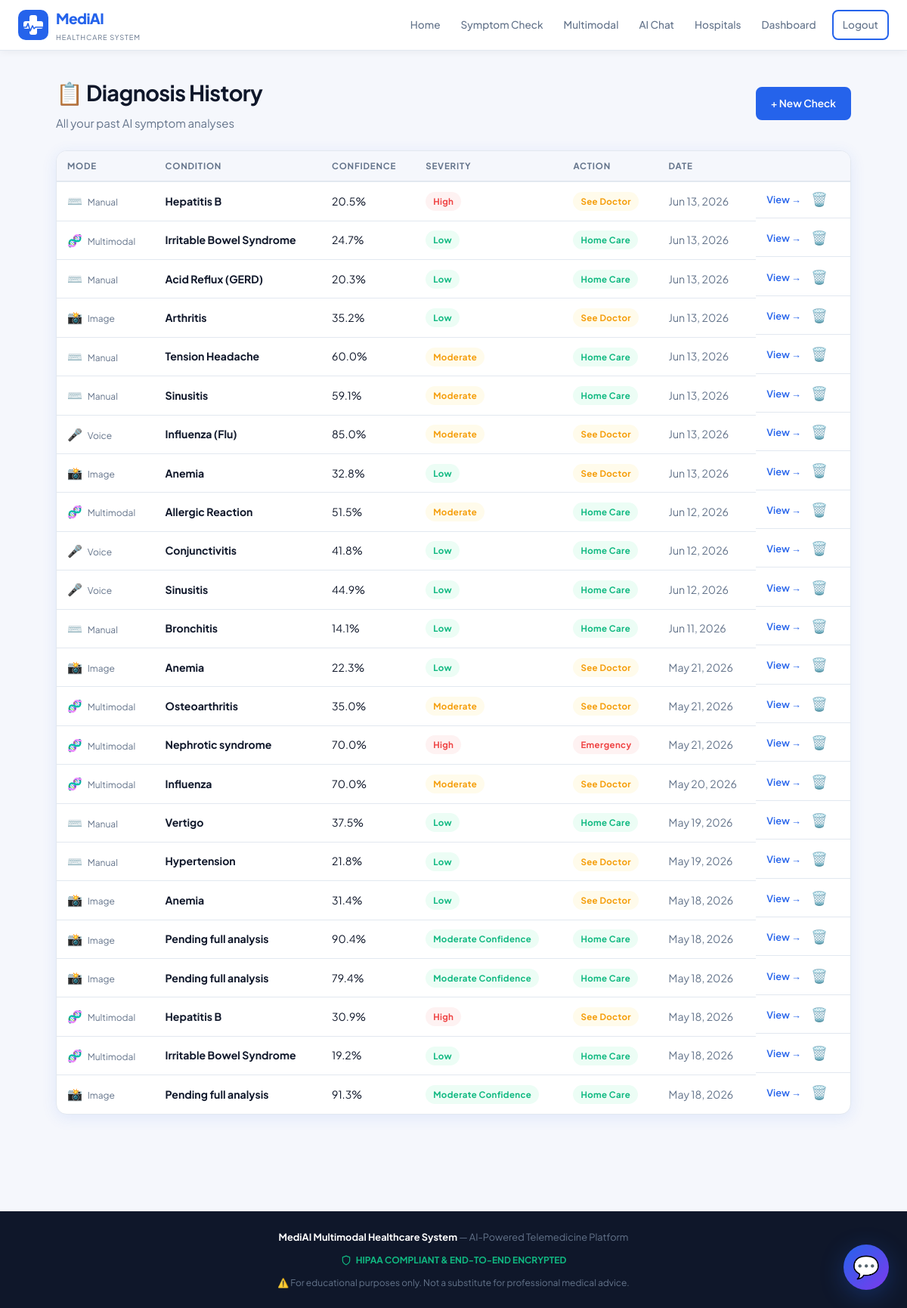
The app's page /history/ (signed in) with its own data.
### checker/models.py (models this page shows, shortened)
class SymptomCheck(models.Model):
    user = models.ForeignKey(User, on_delete=models.SET_NULL, null=True, blank=True)
    symptoms_selected = models.TextField()
    input_mode = models.CharField(
        max_length=20,
        default='manual',
        choices=[
            ('manual', 'Manual'),
            ('voice', 'Voice'),
            ('image', 'Image'),
            ('video', 'Video'),
            ('multimodal', 'Multimodal')
        ]
    )
    voice_transcript = models.TextField(blank=True)
    image_path = models.CharField(max_length=300, blank=True)
    video_path = models.CharField(max_length=300, blank=True)
    predicted_disease = models.CharField(max_length=200)
    all_predictions = models.TextField(blank=True)
    model_used = models.CharField(max_length=50)
    confidence = models.FloatField(default=0.0)
    precautions = models.TextField(blank=True)
    home_care = models.TextField(blank=True)
    medications = models.TextField(blank=True)
    severity = models.CharField(max_length=30, default='Moderate Confidence')
    action_level = models.CharField(max_length=20, default='home_care')
    patient_age = models.IntegerField(null=True, blank=True)
    patient_bmi = models.FloatField(null=True, blank=True)
    patient_gender = models.CharField(max_length=20, blank=True)
    created_at = models.DateTimeField(auto_now_add=True)
    class Meta:
        ordering = ['-created_at']

### checker/views.py (the view)
# urls.py: path('history/',               views.history_view,          name='history'),
@login_required
def history_view(request):
    records = SymptomCheck.objects.filter(user=request.user)[:30]
    return render(request,'checker/history.html',{
        'records':records,'patient':_profile(request)
    })

### checker/templatetags/checker_tags.py (called while the page is built)
@register.filter(name='sym_label')
def sym_label(value):
    return value.replace('_', ' ').title()

### checker/views.py (called while the page is built)
def _profile(request):
    if not request.user.is_authenticated: return None
    try: return request.user.patient_profile
    except: return None

### checker/templates/checker/history.html (shortened to what this page needs)
{% extends 'checker/base.html' %}
{% load checker_tags %}
{% block content %}
<div class="hist-wrap">
  <div style="display:flex;align-items:center;justify-content:space-between;margin-bottom:24px">
    <div>
      <h1 style="font-size:1.8rem">📋 Diagnosis History</h1>
      <p style="color:var(--muted);margin-top:4px">All your past AI symptom analyses</p>
    </div>
    <a href="{% url 'symptom_checker' %}" class="btn btn-primary">+ New Check</a>
  </div>
  {% if records %}
  <div class="card" style="padding:0;overflow:hidden">
    <div style="overflow-x:auto">
      <table class="hist-table">
        <thead>
          <tr>
            <th>Mode</th><th>Condition</th><th>Confidence</th>
            <th>Severity</th><th>Action</th><th>Date</th><th></th>
          </tr>
        </thead>
        <tbody>
          {% for r in records %}
          <tr>
            <td>
              <span class="mode-icon">
                {% if r.input_mode == 'voice' %}🎤{% elif r.input_mode == 'image' %}📸{% elif r.input_mode == 'video' %}🎥{% elif r.input_mode == 'multimodal' %}🧬{% else %}⌨️{% endif %}
              </span>
              <span style="font-size:.75rem;color:var(--muted);margin-left:4px">{{ r.input_mode|title }}</span>
            </td>
            <td><strong>{{ r.predicted_disease }}</strong></td>
            <td>{{ r.confidence }}%</td>
            <td>
              <span class="badge {% if r.severity == 'High' %}badge-danger{% elif r.severity == 'Moderate' %}badge-warn{% else %}badge-success{% endif %}">
                {{ r.severity }}
              </span>
            </td>
            <td>
              <span class="badge {% if r.action_level == 'emergency' %}badge-danger{% elif r.action_level == 'see_doctor' %}badge-warn{% else %}badge-success{% endif %}">
                {{ r.action_level|sym_label }}
              </span>
            </td>
            <td style="color:var(--muted)">{{ r.created_at|date:"M d, Y" }}</td>
            <td style="display:flex; gap: 8px; align-items: center;">
              <a href="{% url 'result' r.id %}" class="row-link">View →</a>
              <form method="post" action="{% url 'delete_history' r.id %}" onsubmit="return confirm('Delete this record?')" style="margin:0;">
                <button type="submit" style="background:none;border:none;color:var(--danger);cursor:pointer;font-size:1.1rem;padding:0 5px;" title="Delete">🗑️</button>
              </form>
            </td>
          </tr>
          {% endfor %}
        </tbody>
      </table>
    </div>
  </div>
  {% endif %}
</div>
{% endblock %}

### checker/templates/checker/base.html (shortened to what this page needs)
<!DOCTYPE html>
<html lang="en">
<head>
  {% load static %}
</head>
<body>
<nav>
  <div class="nav-inner">
    <a href="{% url 'home' %}" class="logo">
      <div><div class="logo-name">MediAI</div><div class="logo-sub">Healthcare System</div></div>
    </a>
    <div class="nav-links">
      <a href="{% url 'home' %}">Home</a>
      <a href="{% url 'symptom_checker' %}">Symptom Check</a>
      <a href="{% url 'multimodal' %}">Multimodal</a>
      <a href="{% url 'chatbot' %}">AI Chat</a>
      <a href="{% url 'hospitals' %}">Hospitals</a>
      {% if user.is_authenticated %}
        <a href="{% url 'dashboard' %}">Dashboard</a>
        <a href="{% url 'logout' %}" class="btn btn-outline btn-sm" style="margin-left:6px">Logout</a>
      {% else %}
        <a href="{% url 'login' %}">Login</a>
        <a href="{% url 'register' %}" class="btn btn-primary btn-sm" style="margin-left:6px">Register</a>
      {% endif %}
    </div>
  </div>
</nav>
<main>{% block content %}{% endblock %}</main>
<footer>
  <strong>MediAI Multimodal Healthcare System</strong> &mdash; AI-Powered Telemedicine Platform<br>
  <div style="display:flex;align-items:center;justify-content:center;gap:6px;margin:10px 0;font-size:0.75rem;color:#10b981;font-weight:700">
    <svg width="14" height="14" viewBox="0 0 24 24" fill="none" stroke="currentColor" stroke-width="2" stroke-linecap="round" stroke-linejoin="round"><path d="M12 22s8-4 8-10V5l-8-3-8 3v7c0 6 8 10 8 10z"></path></svg>
    HIPAA COMPLIANT & END-TO-END ENCRYPTED
  </div>
  <span style="font-size:.75rem;margin-top:4px;display:block">⚠️ For educational purposes only. Not a substitute for professional medical advice.</span>
</footer>
  <button class="chat-widget-btn" onclick="toggleWidget()">💬</button>
</body>
</html>

### checker/templates/checker/base.html (style rules this page uses)
:root { --bg:#f5f7fc;--surface:#fff;--primary:#2563eb;--primary-d:#1d4ed8;--primary-l:#eff6ff; --accent:#10b981;--accent-l:#ecfdf5;--danger:#ef4444;--danger-l:#fef2f2; --warn:#f59e0b;--warn-l:#fffbeb;--purple:#7c3aed;--purple-l:#f5f3ff; --text:#0f172a;--muted:#64748b;--border:#e2e8f0; --shadow:0 4px 20px rgba(37,99,235,.10);--radius:14px;--radius-sm:8px; }
*,*::before,*::after { box-sizing:border-box;margin:0;padding:0 }
html { scroll-behavior:smooth }
body { font-family:'Plus Jakarta Sans',sans-serif;background:var(--bg);color:var(--text); min-height:100vh;display:flex;flex-direction:column;font-size:15px;line-height:1.65 }
h1,h2,h3,h4,h5 { font-family:'Plus Jakarta Sans',sans-serif;font-weight:700;letter-spacing:-.02em }
nav { background:var(--surface);border-bottom:1px solid var(--border); position:sticky;top:0;z-index:200;box-shadow:0 2px 10px rgba(0,0,0,.05) }
.nav-inner { max-width:1260px;margin:0 auto;display:flex;align-items:center; justify-content:space-between;padding:0 24px;height:66px }
.logo { display:flex;align-items:center;gap:10px;text-decoration:none }
.logo-mark { width:40px;height:40px;flex-shrink:0 }
.logo-name { font-family:'Plus Jakarta Sans',sans-serif;font-size:1.2rem;font-weight:800; color:var(--primary);letter-spacing:-.03em }
.logo-sub { font-size:.58rem;color:var(--muted);text-transform:uppercase;letter-spacing:.1em;margin-top:1px }
.nav-links { display:flex;align-items:center;gap:3px }
.nav-links a { padding:7px 12px;border-radius:var(--radius-sm);text-decoration:none; color:var(--muted);font-weight:500;font-size:.85rem;transition:all .18s }
.btn { display:inline-flex;align-items:center;gap:6px;padding:9px 18px;border-radius:var(--radius-sm); font-weight:600;font-size:.85rem;cursor:pointer;text-decoration:none;border:none; transition:all .2s;font-family:'Plus Jakarta Sans',sans-serif }
.btn-primary { background:var(--primary);color:#fff!important;border:2px solid var(--primary) }
.btn-outline { background:transparent;color:var(--primary);border:2px solid var(--primary) }
.btn-sm { padding:6px 12px;font-size:.78rem }
main { flex:1 }
.card { background:var(--surface);border-radius:var(--radius);box-shadow:var(--shadow); padding:26px;border:1px solid var(--border) }
.badge { display:inline-block;padding:3px 10px;border-radius:999px; font-size:.72rem;font-weight:700;letter-spacing:.03em }
.badge-success { background:var(--accent-l);color:var(--accent) }
.badge-warn { background:var(--warn-l);color:var(--warn) }
.badge-danger { background:var(--danger-l);color:var(--danger) }
footer { background:#0f172a;color:#64748b;padding:24px;text-align:center;font-size:.8rem;margin-top:48px }
footer strong { color:#fff }
.chat-widget-btn { position: fixed; bottom: 24px; right: 24px; width: 60px; height: 60px; border-radius: 50%; background: linear-gradient(135deg, var(--primary), var(--purple)); color: #fff; border: none; cursor: pointer; box-shadow: 0 8px 32px rgba(37, 99, 235, 0.3); display: flex; align-items: center; justify-content: center; font-size: 1.8rem; z-index: 1000; transition: all 0.3s; animation: pulseBtn 2s infinite; }

### checker/templates/checker/history.html (style rules this page uses)
.hist-wrap { max-width:1100px;margin:0 auto;padding:32px 24px 80px }
.hist-table { width:100%;border-collapse:collapse }
.hist-table th { text-align:left;font-size:.72rem;font-weight:700;text-transform:uppercase;letter-spacing:.07em; color:var(--muted);padding:10px 14px;border-bottom:2px solid var(--border);background:var(--bg) }
.hist-table td { padding:12px 14px;border-bottom:1px solid var(--border);font-size:.88rem }
.hist-table tr:last-child td { border-bottom:none }
.mode-icon { font-size:1rem }
a.row-link { color:var(--primary);font-weight:600;text-decoration:none;font-size:.8rem }

### records on screen
SymptomCheck: input_mode "Manual", predicted_disease "Hepatitis B", confidence "20.5", severity "High", action_level|sym_label "See Doctor", created_at "Jun 13, 2026"
SymptomCheck: input_mode "Multimodal", predicted_disease "Irritable Bowel Syndrome", confidence "24.7", severity "Low", action_level|sym_label "Home Care", created_at "Jun 13, 2026"
SymptomCheck: input_mode "Manual", predicted_disease "Acid Reflux (GERD)", confidence "20.3", severity "Low", action_level|sym_label "Home Care", created_at "Jun 13, 2026"
SymptomCheck: input_mode "Image", predicted_disease "Arthritis", confidence "35.2", severity "Low", action_level|sym_label "See Doctor", created_at "Jun 13, 2026"
SymptomCheck: input_mode "Manual", predicted_disease "Tension Headache", confidence "60.0", severity "Moderate", action_level|sym_label "Home Care", created_at "Jun 13, 2026"
SymptomCheck: input_mode "Manual", predicted_disease "Sinusitis", confidence "59.1", severity "Moderate", action_level|sym_label "Home Care", created_at "Jun 13, 2026"
SymptomCheck: input_mode "Voice", predicted_disease "Influenza (Flu)", confidence "85.0", severity "Moderate", action_level|sym_label "See Doctor", created_at "Jun 13, 2026"
SymptomCheck: input_mode "Image", predicted_disease "Anemia", confidence "32.8", severity "Low", action_level|sym_label "See Doctor", created_at "Jun 13, 2026"
SymptomCheck: input_mode "Multimodal", predicted_disease "Allergic Reaction", confidence "51.5", severity "Moderate", action_level|sym_label "Home Care", created_at "Jun 12, 2026"
SymptomCheck: input_mode "Voice", predicted_disease "Conjunctivitis", confidence "41.8", severity "Low", action_level|sym_label "Home Care", created_at "Jun 12, 2026"
SymptomCheck: input_mode "Voice", predicted_disease "Sinusitis", confidence "44.9", severity "Low", action_level|sym_label "Home Care", created_at "Jun 12, 2026"
SymptomCheck: input_mode "Manual", predicted_disease "Bronchitis", confidence "14.1", severity "Low", action_level|sym_label "Home Care", created_at "Jun 11, 2026"
SymptomCheck: input_mode "Image", predicted_disease "Anemia", confidence "22.3", severity "Low", action_level|sym_label "See Doctor", created_at "May 21, 2026"
SymptomCheck: input_mode "Multimodal", predicted_disease "Osteoarthritis", confidence "35.0", severity "Moderate", action_level|sym_label "See Doctor", created_at "May 21, 2026"
SymptomCheck: input_mode "Multimodal", predicted_disease "Nephrotic syndrome", confidence "70.0", severity "High", action_level|sym_label "Emergency", created_at "May 21, 2026"
SymptomCheck: input_mode "Multimodal", predicted_disease "Influenza", confidence "70.0", severity "Moderate", action_level|sym_label "See Doctor", created_at "May 20, 2026"
SymptomCheck: input_mode "Manual", predicted_disease "Vertigo", confidence "37.5", severity "Low", action_level|sym_label "Home Care", created_at "May 19, 2026"
SymptomCheck: input_mode "Manual", predicted_disease "Hypertension", confidence "21.8", severity "Low", action_level|sym_label "See Doctor", created_at "May 19, 2026"
SymptomCheck: input_mode "Image", predicted_disease "Anemia", confidence "31.4", severity "Low", action_level|sym_label "See Doctor", created_at "May 18, 2026"
SymptomCheck: input_mode "Image", predicted_disease "Pending full analysis", confidence "90.4", severity "Moderate Confidence", action_level|sym_label "Home Care", created_at "May 18, 2026"
SymptomCheck: input_mode "Image", predicted_disease "Pending full analysis", confidence "79.4", severity "Moderate Confidence", action_level|sym_label "Home Care", created_at "May 18, 2026"
SymptomCheck: input_mode "Multimodal", predicted_disease "Hepatitis B", confidence "30.9", severity "High", action_level|sym_label "See Doctor", created_at "May 18, 2026"
SymptomCheck: input_mode "Multimodal", predicted_disease "Irritable Bowel Syndrome", confidence "19.2", severity "Low", action_level|sym_label "Home Care", created_at "May 18, 2026"
SymptomCheck: input_mode "Image", predicted_disease "Pending full analysis", confidence "91.3", severity "Moderate Confidence", action_level|sym_label "Home Care", created_at "May 18, 2026"
